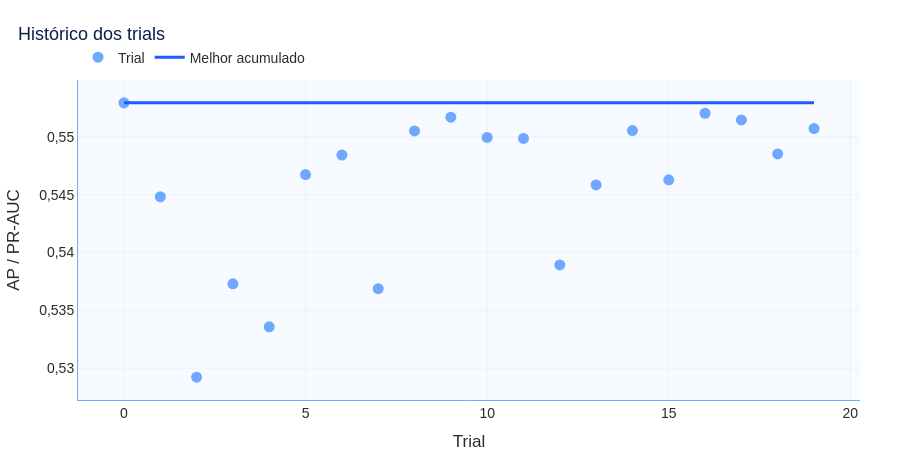
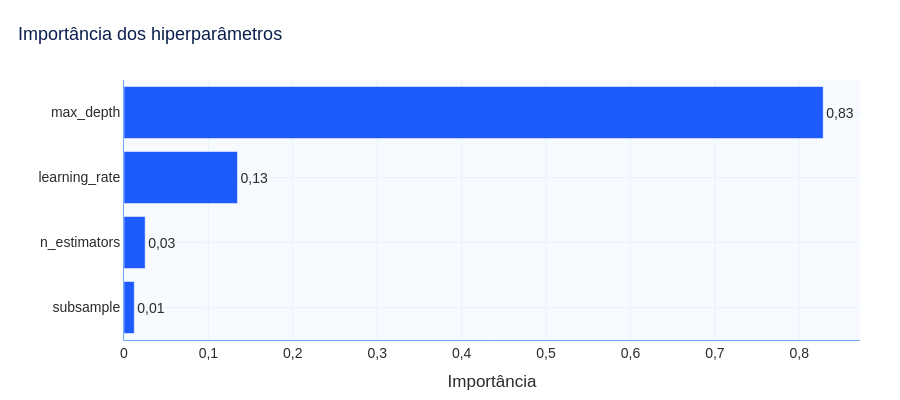

Notebook code for these charts, in order:
### Markdown cell above
## A busca convergiu e quais parâmetros importaram?

### Code cell
historico = estudo.trials_dataframe(attrs=("number", "value"))
historico["melhor_acumulado"] = historico["value"].cummax()
importancias = optuna.importance.get_param_importances(estudo)

fig = grafico_historico_optuna(historico)
fig.show()

fig = grafico_importancia_hiperparametros(importancias)
fig.show()

### Figure 1 — Plotly figure (JSON) as saved in the notebook; plotly's stock layout.template omitted (floating-point values rounded to 4 significant figures)
{"data": [{"hovertemplate": "Trial %{x}: %{y:.4f}<extra></extra>", "marker": {"color": "#6FA8FF", "size": 11}, "mode": "markers", "name": "Trial", "type": "scatter", "x": [0, 1, 2, 3, 4, 5, 6, 7, 8, 9, 10, 11, 12, 13, 14, 15, 16, 17, 18, 19], "y": [0.5529, 0.5448, 0.5292, 0.5373, 0.5336, 0.5467, 0.5484, 0.5369, 0.5505, 0.5517, 0.5499, 0.5499, 0.5389, 0.5458, 0.5505, 0.5463, 0.552, 0.5515, 0.5485, 0.5507]}, {"hovertemplate": "Trial %{x}: %{y:.4f}<extra></extra>", "line": {"color": "#1D5BFF", "width": 3}, "mode": "lines", "name": "Melhor acumulado", "type": "scatter", "x": [0, 1, 2, 3, 4, 5, 6, 7, 8, 9, 10, 11, 12, 13, 14, 15, 16, 17, 18, 19], "y": [0.5529, 0.5529, 0.5529, 0.5529, 0.5529, 0.5529, 0.5529, 0.5529, 0.5529, 0.5529, 0.5529, 0.5529, 0.5529, 0.5529, 0.5529, 0.5529, 0.5529, 0.5529, 0.5529, 0.5529]}], "layout": {"colorway": ["#1D5BFF", "#00C86F", "#A259FF", "#6FA8FF", "#123C8C"], "font": {"color": "#2B2B2B", "family": "Arial, sans-serif", "size": 14}, "height": 460, "hoverlabel": {"font": {"size": 13}}, "legend": {"orientation": "h", "title": {"text": ""}, "x": 0, "y": 1.02, "yanchor": "bottom"}, "margin": {"b": 60, "l": 70, "r": 40, "t": 80}, "paper_bgcolor": "#FFFFFF", "plot_bgcolor": "#F7FAFF", "separators": ",.", "showlegend": true, "title": {"font": {"color": "#0B1F4D", "size": 18}, "text": "Histórico dos trials", "x": 0.02}, "xaxis": {"gridcolor": "#EAF2FF", "linecolor": "#6FA8FF", "showgrid": true, "tickfont": {"color": "#2B2B2B"}, "title": {"font": {"color": "#2B2B2B"}, "text": "Trial"}, "zeroline": false}, "yaxis": {"gridcolor": "#EAF2FF", "linecolor": "#6FA8FF", "showgrid": true, "tickfont": {"color": "#2B2B2B"}, "title": {"font": {"color": "#2B2B2B"}, "text": "AP / PR-AUC"}, "zeroline": false}}}

### Figure 2 — Plotly figure (JSON) as saved in the notebook; plotly's stock layout.template omitted (floating-point values rounded to 4 significant figures)
{"data": [{"hovertemplate": "%{y}: %{x:.3f}<extra></extra>", "legendgroup": "", "marker": {"color": "#1D5BFF", "pattern": {"shape": ""}}, "name": "", "orientation": "h", "showlegend": false, "textposition": "outside", "texttemplate": "%{x:.2f}", "type": "bar", "x": [0.01217, 0.02507, 0.1344, 0.8283], "xaxis": "x", "y": ["subsample", "n_estimators", "learning_rate", "max_depth"], "yaxis": "y"}], "layout": {"barmode": "relative", "colorway": ["#1D5BFF", "#00C86F", "#A259FF", "#6FA8FF", "#123C8C"], "font": {"color": "#2B2B2B", "family": "Arial, sans-serif", "size": 14}, "height": 400, "hoverlabel": {"font": {"size": 13}}, "legend": {"orientation": "h", "title": {"text": ""}, "tracegroupgap": 0, "x": 0, "y": 1.02, "yanchor": "bottom"}, "margin": {"b": 60, "l": 70, "r": 40, "t": 80}, "paper_bgcolor": "#FFFFFF", "plot_bgcolor": "#F7FAFF", "separators": ",.", "showlegend": false, "title": {"font": {"color": "#0B1F4D", "size": 18}, "text": "Importância dos hiperparâmetros", "x": 0.02}, "xaxis": {"anchor": "y", "domain": [0.0, 1.0], "gridcolor": "#EAF2FF", "linecolor": "#6FA8FF", "showgrid": true, "tickfont": {"color": "#2B2B2B"}, "title": {"font": {"color": "#2B2B2B"}, "text": "Importância"}, "zeroline": false}, "yaxis": {"anchor": "x", "domain": [0.0, 1.0], "gridcolor": "#EAF2FF", "linecolor": "#6FA8FF", "showgrid": true, "tickfont": {"color": "#2B2B2B"}, "title": {"font": {"color": "#2B2B2B"}, "text": ""}, "zeroline": false}}}
